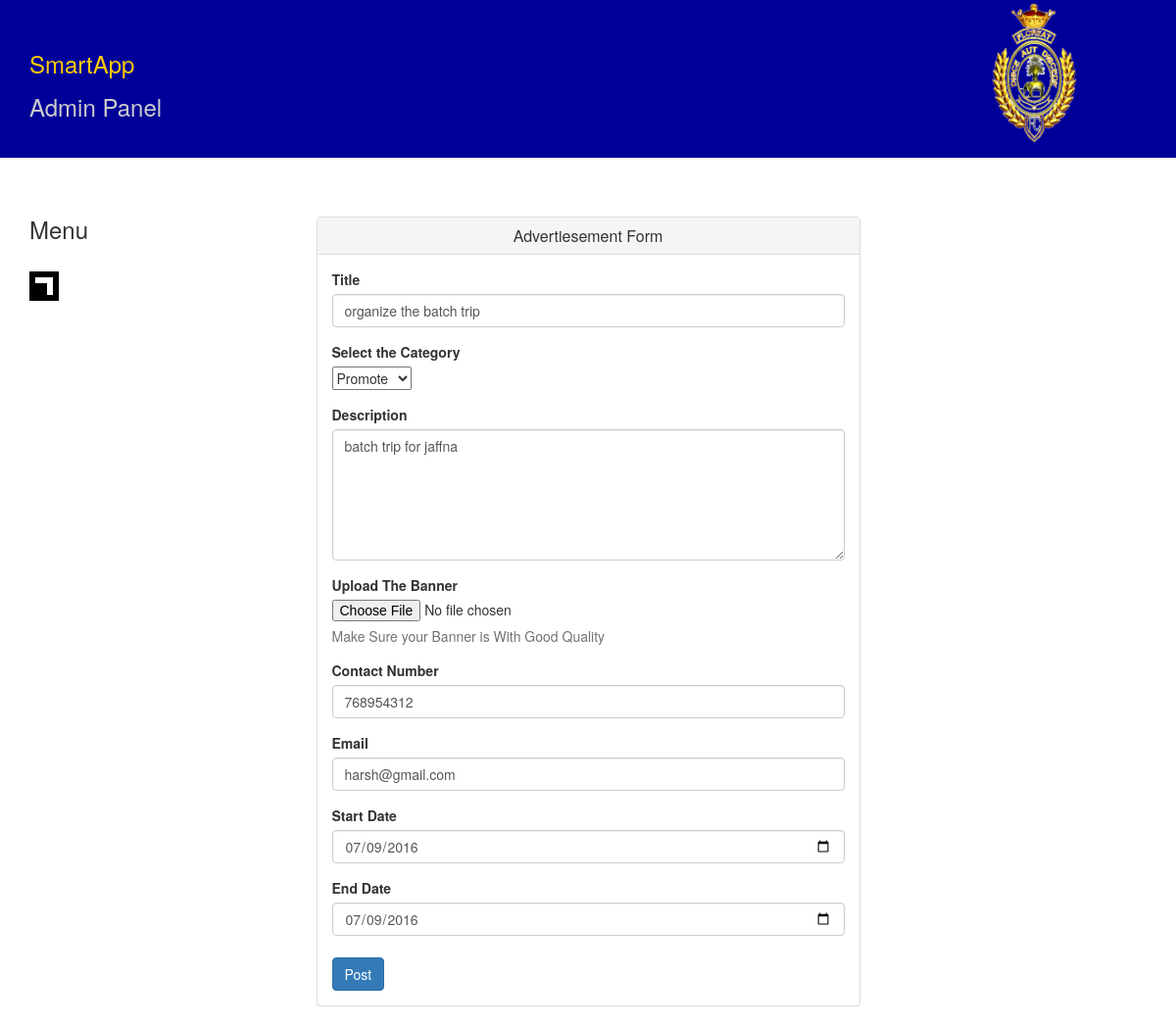
Screenshot of /editAdvertiesement.php?Edit_id=1 with the database file from the repository.
### tables this page shows
CREATE TABLE IF NOT EXISTS `postadvertiesement` (
  `IDAdd` int(11) NOT NULL AUTO_INCREMENT,
  `Type` varchar(20) NOT NULL,
  `Title` varchar(40) NOT NULL,
  `Image` varchar(100) NOT NULL,
  `Description` varchar(150) NOT NULL,
  `ContactNo` int(11) NOT NULL,
  `Email` varchar(30) NOT NULL,
  `StartDate` varchar(15) NOT NULL,
  `EndDate` varchar(15) NOT NULL,
  `CDate` varchar(40) NOT NULL,
  PRIMARY KEY (`IDAdd`)
);

### editAdvertiesement.php (the view, shortened to what this page needs)
<!DOCTYPE html PUBLIC "-//W3C//DTD XHTML 1.0 Transitional//EN" "http://www.w3.org/TR/xhtml1/DTD/xhtml1-transitional.dtd">
<html xmlns="http://www.w3.org/1999/xhtml">
  <head>
    <link rel="stylesheet" href="css/style.css">
    <link rel="stylesheet" href="css/bootstrap.min.css">
    <link type="text/css" rel="stylesheet" href="sideviewmenu.css" />
  </head>
  <body background="img/body.jpg">
    <div class="container-fluid" id="maincontainer">
      <div class="col-md-4 box1">
        <p class="smartappheading">SmartApp</p>
        <p>Admin Panel</p>
      </div>
      <div class="col-md-2">
        <img src="img/oie_trans.gif" width="100" height="150" />
      </div>
    </div>
    <body background="images/body.jpg">
      <?php
        if($_GET['Edit_id'])
        {
        $id = $_GET['Edit_id'];
        }
        include('includes/db.php');
        $query = "select * from postadvertiesement where IDAdd='".$id."'";
        $result=mysqli_query($mysqli,$query);
        while($row=mysqli_fetch_array($result)){
        ?>
      <div class="container">
        <div class="row">
          <div class="col-md-3">
            <ul class="nav nav-pills nav-stacked">
              <br><br>
              <h3>Menu </h3>
              <br/>
              <div class="toggler" onClick="sideviewmenu.toggle()"></div>
            </ul>
          </div>
          <div class="col-md-6">
            <div class="panel panel-default">
              <div class="panel-heading">
                <h4 class="panel-title" align="center">Advertiesement Form</h4>
              </div>
              <div class="panel-body">
                <form name="form1"  method="POST" action="editAdd_form.php" onSubmit="return validateform();" enctype="multipart/form-data">
                  <div class="form-group">
                    <label for="fnam">Title</label>
                    <input type="text" class="form-control" name="title" value="<?php echo $row['Title'] ?>">
                  </div>
                  <div class = "form-group">
                    <label for="list">Select the Category</label>
                    <div>
                      <select name="type">
                        <option value="Promote">Promote</option>
                      </select>
                    </div>
                  </div>
                  <div class="form-group">
                    <label for="addr">Description</label>
                    <textarea class="form-control" name="dis" rows="6"><?php echo $row['Description'] ?></textarea>
                  </div>
                  <div class="form-group">
                    <label for="ima">Upload The Banner</label>
                    <input type="file" name="input"/>
                    <p class="help-block">Make Sure your Banner is With Good Quality</p>
                  </div>
                  <div class="form-group">
                    <label for="fnam">Contact Number</label>
                    <input type="text" class="form-control" name="contact" value="<?php echo $row['ContactNo'] ?>">
                  </div>
                  <div class="form-group">
                    <label for="fnam">Email</label>
                    <input type="text" class="form-control" name="email" value="<?php echo $row['Email'] ?>">
                  </div>
                  <div class="form-group">
                    <label for="fnam">Start Date</label>
                    <input type="date" class="form-control" name="sdate" value="<?php echo date('Y-m-d');?>"/>
                  </div>
                  <div class="form-group">
                    <label for="fnam">End Date</label>
                    <input type="date" class="form-control" name="edate" value="<?php echo date('Y-m-d');?>"/>
                  </div>
                  <button type="submit" class="btn btn-primary" name="btn-signup" value="submit">Post</button>
                </form>
                <?php } ?>
              </div>
            </div>
          </div>
          <div class="col-md-3"><br/></div>
        </div>
      </div>
  </body>
</html>

### css/style.css (style rules this page uses)
#maincontainer { background-color:#009 }
.box1 { color:#CCC; font-size:24px; padding:1em; padding-top:2em; padding-left:0; }
.smartappheading { color:#FC0; font:"MS Serif", "New York", serif; }
.panel-default { margin-top:60px; }
.btn { margin-top: 7px; }

### sideviewmenu.css (style rules this page uses)
body { -webkit-transition: background 0.5s ease-in; transition: background 0.5s ease-in; }
.toggler { width: 30px; height: 30px; border: 6px solid black; text-indent: -100000px; position: relative; cursor: pointer; }
.toggler::before { position: absolute; border: 6px solid black; content: ''; width: 100%; height: 20%; top: 6px; left: -6px; display: block; }

### rows the page displays
postadvertiesement: title "organize the batch trip", dis "batch trip for jaffna", contact "768954312", email "harsh@gmail.com"
